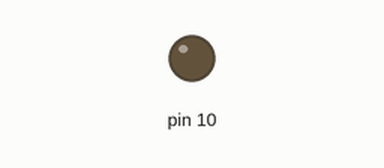
Recording of a sketch running on a simulated Arduino Uno, built with avr-gcc and run on an emulated ATmega328P. Shown: output pins drawn as LEDs (lit = HIGH).

Above: at 0.5 s.
At 7.2 s:
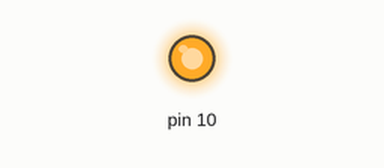
Timing chart, 0 to 9.2 s (numbered marks = the images above):
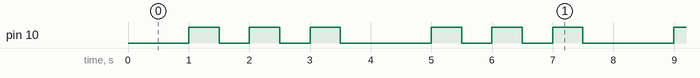

Measured:
- by itself, pin 10: repeats every 4.0 s: 2 × (LOW 0.50 s, HIGH 0.50 s), LOW 1.5 s, HIGH 0.50 s
- by itself, everything shown: repeats every 4.0 s, in 6 steps

The sketch:

mc09.ino
```cpp
int i;
int z = 500;
void setup()
{
  pinMode(10, OUTPUT);
  Serial.begin(9600);
}

void loop()
{
  int cmd = Serial.parseInt();
  if(cmd == 1)
  {
    z = 400;
  }
  if(cmd == 2)
  {
    z = 300;
  }
  if(cmd == 3)
  {
    z = 200;
  }
  if(cmd == 4)
  {
    z = 100;
  }
  if(cmd == 5)
  {
    z = 20;
  }
  for(i=0; i<3; i++)
  {
    digitalWrite(10, 1);
    delay(z);
    digitalWrite(10, 0);
    delay(z);
  }
}
```
